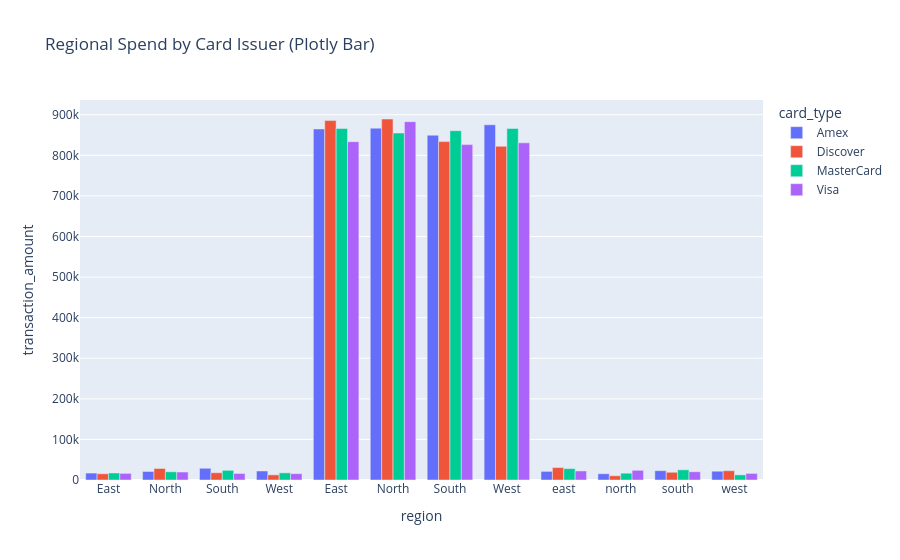

Notebook code for this chart:
### Markdown cell above
### 🔹 🔹 Interactive Bar Chart: `px.bar()`
Demonstrates how to use `🔹 Interactive Bar Chart: `px.bar()`` in Python. Visualizations turn complex numerical data into clear, intuitive graphics, helping you spot trends, patterns, and anomalies quickly. **Tip:** Always provide clear axis labels (`xlabel`, `ylabel`) and a title so viewers can interpret your visualization at a glance.

**Syntax:** `reg_summary = df.groupby(['region', 'card_type'])['transaction_amount'].sum().reset_index()`

### Code cell
reg_summary = df.groupby(['region', 'card_type'])['transaction_amount'].sum().reset_index()

fig = px.bar(reg_summary, x='region', y='transaction_amount', color='card_type', barmode='group', title='Regional Spend by Card Issuer (Plotly Bar)')
fig.show()

### Figure 1 — Plotly figure (JSON) as saved in the notebook; plotly's stock layout.template omitted (floating-point values rounded to 4 significant figures)
{"data": [{"alignmentgroup": "True", "hovertemplate": "card_type=Amex<br>region=%{x}<br>transaction_amount=%{y}<extra></extra>", "legendgroup": "Amex", "marker": {"color": "#636efa", "pattern": {"shape": ""}}, "name": "Amex", "offsetgroup": "Amex", "orientation": "v", "showlegend": true, "textposition": "auto", "type": "bar", "x": [" East ", " North ", " South ", " West ", "East", "North", "South", "West", "east", "north", "south", "west"], "xaxis": "x", "y": [17060.0, 21020.0, 28980.0, 22220.0, 864900.0, 867000.0, 849600.0, 875200.0, 21270.0, 15430.0, 22920.0, 21660.0], "yaxis": "y"}, {"alignmentgroup": "True", "hovertemplate": "card_type=Discover<br>region=%{x}<br>transaction_amount=%{y}<extra></extra>", "legendgroup": "Discover", "marker": {"color": "#EF553B", "pattern": {"shape": ""}}, "name": "Discover", "offsetgroup": "Discover", "orientation": "v", "showlegend": true, "textposition": "auto", "type": "bar", "x": [" East ", " North ", " South ", " West ", "East", "North", "South", "West", "east", "north", "south", "west"], "xaxis": "x", "y": [15400.0, 28390.0, 17890.0, 12690.0, 885600.0, 889500.0, 833900.0, 822300.0, 30700.0, 10460.0, 19050.0, 22900.0], "yaxis": "y"}, {"alignmentgroup": "True", "hovertemplate": "card_type=MasterCard<br>region=%{x}<br>transaction_amount=%{y}<extra></extra>", "legendgroup": "MasterCard", "marker": {"color": "#00cc96", "pattern": {"shape": ""}}, "name": "MasterCard", "offsetgroup": "MasterCard", "orientation": "v", "showlegend": true, "textposition": "auto", "type": "bar", "x": [" East ", " North ", " South ", " West ", "East", "North", "South", "West", "east", "north", "south", "west"], "xaxis": "x", "y": [17280.0, 20270.0, 23840.0, 17640.0, 866000.0, 855000.0, 860800.0, 866100.0, 28070.0, 16770.0, 25100.0, 12680.0], "yaxis": "y"}, {"alignmentgroup": "True", "hovertemplate": "card_type=Visa<br>region=%{x}<br>transaction_amount=%{y}<extra></extra>", "legendgroup": "Visa", "marker": {"color": "#ab63fa", "pattern": {"shape": ""}}, "name": "Visa", "offsetgroup": "Visa", "orientation": "v", "showlegend": true, "textposition": "auto", "type": "bar", "x": [" East ", " North ", " South ", " West ", "East", "North", "South", "West", "east", "north", "south", "west"], "xaxis": "x", "y": [16310.0, 19670.0, 16100.0, 15600.0, 833600.0, 883000.0, 826400.0, 830700.0, 22310.0, 23910.0, 20360.0, 16220.0], "yaxis": "y"}], "layout": {"barmode": "group", "legend": {"title": {"text": "card_type"}, "tracegroupgap": 0}, "title": {"text": "Regional Spend by Card Issuer (Plotly Bar)"}, "xaxis": {"anchor": "y", "domain": [0.0, 1.0], "title": {"text": "region"}}, "yaxis": {"anchor": "x", "domain": [0.0, 1.0], "title": {"text": "transaction_amount"}}}}
